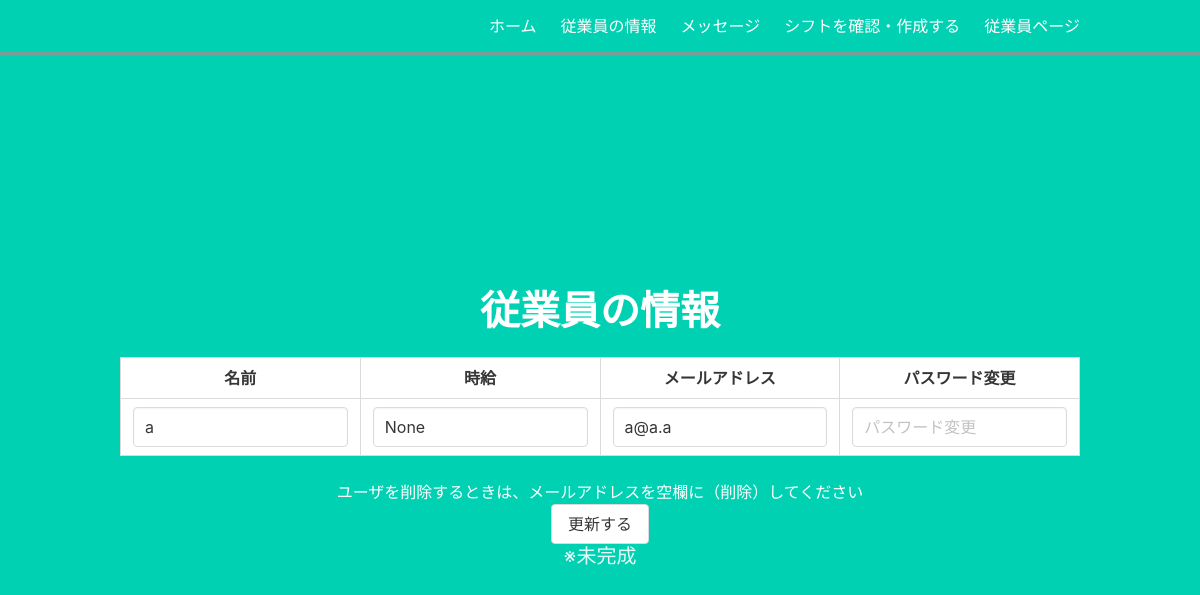
/admin/employee/a, run on an earlier commit of the app's database.
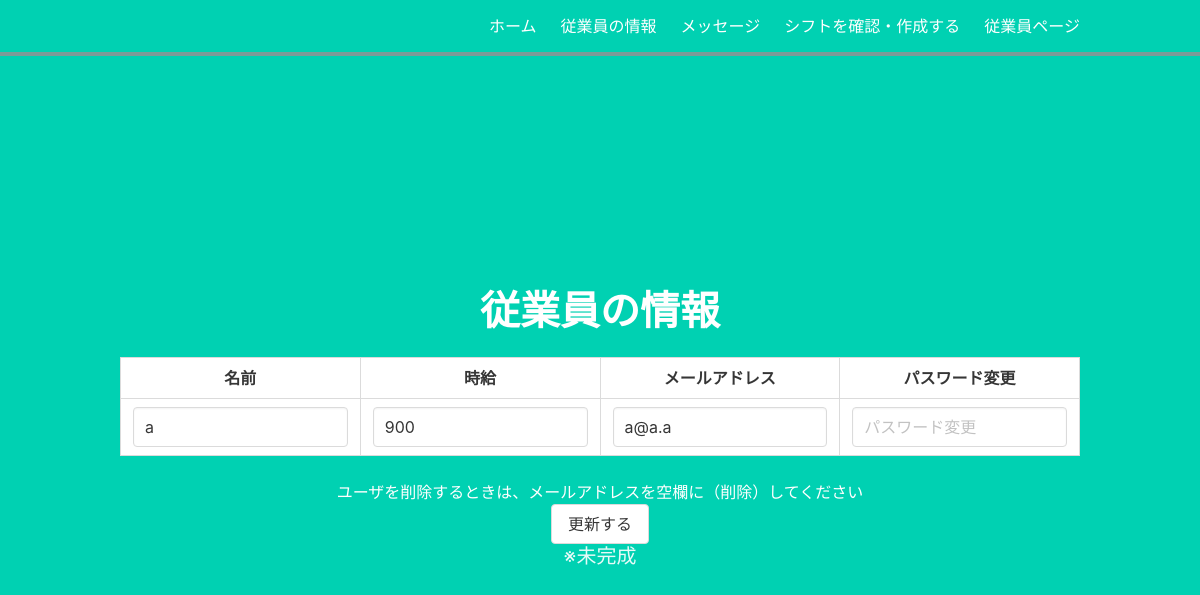
And on a later commit of the database.
### project/models.py (models this page shows)
class User(UserMixin, db.Model):
    id = db.Column(db.Integer, primary_key=True)
    email = db.Column(db.String(100), unique=True)
    password = db.Column(db.String(100))
    name = db.Column(db.String(1000),unique=True)
    wages = db.Column(db.Integer, default=900)

### project/admin.py (the view, shortened to what this page needs)
@admin.route('/admin/employee/<name>', methods=['GET','POST'])
def employee_update(name :str):
    if request.method == 'GET':
        try:
            query = db.session.query(User).filter_by(name=name).first()
            data = [query.name, query.wages, query.email]
            return render_template(
                'employee_update.html',
                data=data
            )
        except:
            return "例外が発生しました。"

### project/templates/admin_templates/employee_update.html (shortened to what this page needs)
{% extends "base_admin.html" %}
{% block content %}
<h1 class="title is-2" style="margin-top: 0;" >
  従業員の情報
</h1>
<div class="columns is-centered column is-narrow">
  <table class="table is-bordered is-center">
    <tr class="">
      <th>名前</th>
      <th>時給</th>
      <th>メールアドレス</th>
      <th>パスワード変更</th>
    </tr>
    <form method="post">
    <tr>
      <td>
        <input class="input" type="text" name="name" id="name" value="{{ data[0] }}" placeholder="名前">
      </td>
      <td>
        <input class="input" type="text" name="wages" id="wages" value="{{ data[1] }}" placeholder="時給">
      </td>
      <td>
        <input class="input" type="email" name="email" id="email" value="{{ data[2] }}" placeholder="メールアドレス">
      </td>
      <td>
        <input class="input" type="password" name="password" placeholder="パスワード変更">
      </td>
    </tr>
  </table>
</div>
<p>ユーザを削除するときは、メールアドレスを空欄に（削除）してください</p>
<input class="button" type="submit" class="tag is-info" value="更新する">
{% endblock %}

What changed in the data, as far as the page shows it:
changed User: wages "None" → "900"
